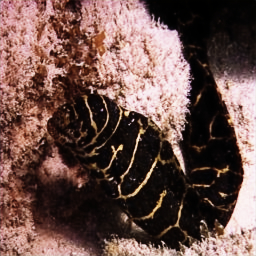
#> input picture temp/283febc4-54d3-4515-8741-7cef85ffffbc.jpg, 256 x 256 px; its folder holds only this picture in this run
$ python -i uiqm.py   (imports and definitions only)   (older library calls are emulated)
#> lines starting #> are read from the running program, lines starting #| are printed output that depends on the picture
#> further down, picture is the input picture: shape (256, 256, 3); mean B, G, R 74.8, 80.6, 107.4
import os
import cv2
import numpy as np


# ---------------- UICM ---------------- #
def uicm(img):
    R = img[:, :, 2].astype(np.float32)
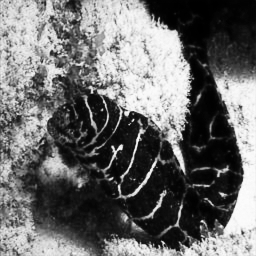
#> R: shape (256, 256) float32; min 0, max 253, mean 107.4
    G = img[:, :, 1].astype(np.float32)
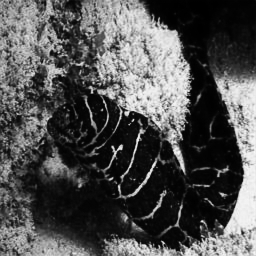
#> G: shape (256, 256) float32; min 0, max 248, mean 80.6
    B = img[:, :, 0].astype(np.float32)
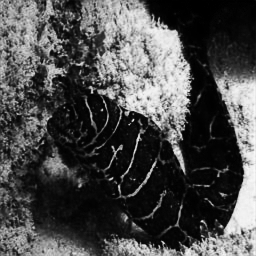
#> B: shape (256, 256) float32; min 0, max 249, mean 74.8

    rg = R - G
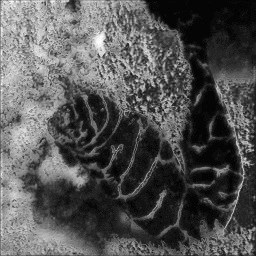
#> rg: shape (256, 256) float32; min -2, max 85, mean 26.8; drawn with min black and max white
    yb = 0.5 * (R + G) - B
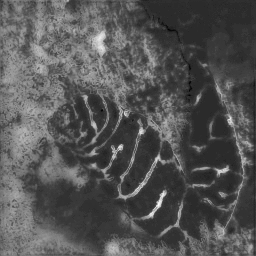
#> yb: shape (256, 256) float32; min -20, max 98, mean 19.2; drawn with min black and max white

    mean_rg, std_rg = np.mean(rg), np.std(rg)
#> mean_rg = 26.77; std_rg = 20.48
    mean_yb, std_yb = np.mean(yb), np.std(yb)
#> mean_yb = 19.21; std_yb = 16.68

    return np.sqrt(std_rg**2 + std_yb**2) + 0.3 * np.sqrt(mean_rg**2 + mean_yb**2)


# ---------------- UISM ---------------- #
def uism(img):
    gray = cv2.cvtColor(img, cv2.COLOR_BGR2GRAY)
    sobelx = cv2.Sobel(gray, cv2.CV_64F, 1, 0, ksize=3)
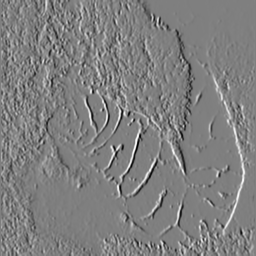
#> sobelx: shape (256, 256) float64; min -875, max 874, mean 1.5; drawn with min black and max white
    sobely = cv2.Sobel(gray, cv2.CV_64F, 0, 1, ksize=3)
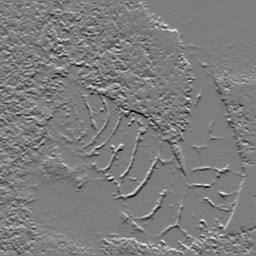
#> sobely: shape (256, 256) float64; min -819, max 853, mean 3; drawn with min black and max white
    return np.mean(np.sqrt(sobelx**2 + sobely**2))


# ---------------- UIConM ---------------- #
def uiconm(img):
    gray = cv2.cvtColor(img, cv2.COLOR_BGR2GRAY)
    return np.std(gray)


# ---------------- UIQM ---------------- #
def compute_uiqm(img):
    raw_uiqm = (
    0.0282 * uicm(img) +
    0.2953 * uism(img) +
    3.5753 * uiconm(img)
)
#> raw_uiqm = 329
    return raw_uiqm / 60.0


# ---------------- Evaluation ---------------- #
def evaluate_uiqm(image_dir):
    scores = []

    files = os.listdir(image_dir)
    for f in files:
        img = cv2.imread(os.path.join(image_dir, f))
        if img is None:
            continue
        img = cv2.resize(img, (256, 256))
        scores.append(compute_uiqm(img))

    print("📊 UIQM Results")
    print(f"Average UIQM : {np.mean(scores):.4f}")


# [4 lines not run here, left out]

>>> import cv2
>>> picture = cv2.imread('../temp/283febc4-54d3-4515-8741-7cef85ffffbc.jpg')
>>> result = compute_uiqm(picture)
#> result = 5.48
